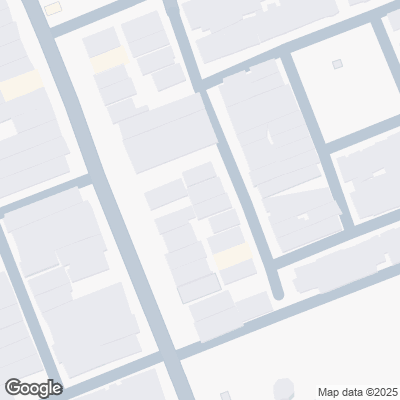
#> input picture data/delhi_grid_images/grid_10317.png, 400 x 400 px, found by its file name; its folder holds only this picture in this run
$ jupyter execute cv_features.ipynb
#> lines starting #> are read from the running program, lines starting #| are printed output that depends on the picture
#### Extracting computer vision features

[cell 1]
import cv2 as cv

[cell 2]
img = cv.imread(
    "/Users/saranyapal/Developer/grid-determination-bizom/data/delhi_grid_images/grid_64491.png"
)

cv.imshow("Image", img)
cv.waitKey(0)
cv.destroyAllWindows()

[cell 3]
#   CV features description:

#   1. edge_density (Proxy for Building Dispersion/Clutter)
#   A tightly packed Kirana market (High Potential) has thousands of tiny,
#   overlapping roofs, creating massive high-frequency visual noise
#   Canny Edge Detector

#   2. structural_complexity_score (Proxy for Intersections & Connectivity)
#   Perfect road skeletonization is often prone to errors. A more robust metric is
#   counting the absolute number of geometric corners in the image
#   Shi-Tomasi Corner Detection

#   3. green_cover_ratio (The Breathability Index)
#   High-potential FMCG grids in India are often concrete jungles with near-zero greenery
#   Convert to HSV color space

[cell 4]
import cv2
import os
import numpy as np
import pandas as pd
from tqdm.auto import tqdm

[cell 5]
# Define your directory
IMAGE_DIR = (
    "/Users/saranyapal/Developer/grid-determination-bizom/data/delhi_grid_images"
)

[cell 6]
def extract_image_features(image_path):
    img = cv2.imread(image_path)
#> img is the input picture: shape (400, 400, 3); mean B, G, R 237.4, 233.3, 231.4
    if img is None:
        return None

    total_pixels = img.shape[0] * img.shape[1]
#> total_pixels = 160000
    hsv = cv2.cvtColor(img, cv2.COLOR_BGR2HSV)
#> hsv: shape (400, 400, 3); mean H, S, V 69.7, 7.9, 238
    lower_green = np.array([25, 30, 30])
    upper_green = np.array([95, 255, 255])

    green_mask = cv2.inRange(hsv, lower_green, upper_green)
#> green_mask: shape (400, 400); every value is 0
    green_pixels = cv2.countNonZero(green_mask)
#> green_pixels = 0
    green_cover_ratio = green_pixels / total_pixels
#> green_cover_ratio = 0

    gray = cv2.cvtColor(img, cv2.COLOR_BGR2GRAY)
    blurred = cv2.GaussianBlur(gray, (3, 3), 0)

    edges = cv2.Canny(blurred, 50, 150)
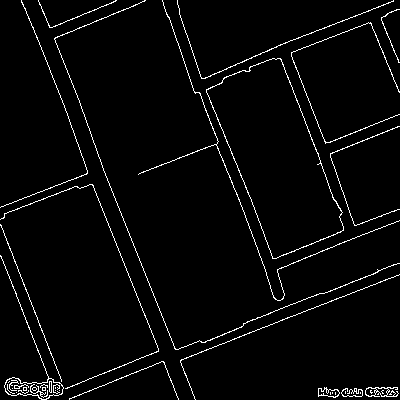
#> edges: shape (400, 400); 3.1% white in thin lines or dots
    edge_pixels = cv2.countNonZero(edges)
#> edge_pixels = 4924
    edge_density = edge_pixels / total_pixels
#> edge_density = 0.0308

    corners = cv2.goodFeaturesToTrack(
        gray, maxCorners=10000, qualityLevel=0.01, minDistance=5
    )
#> corners = 116 rows, first 8: [50, 381], [319, 388], [59, 387], [50, 392], [325, 388], [14, 386], [393, 390], [336, 391]
    corner_count = len(corners) if corners is not None else 0
#> corner_count = 116
    structural_complexity = (corner_count / total_pixels) * 10000
#> structural_complexity = 7.25

    return {
        "green_cover_ratio": green_cover_ratio,
        "edge_density": edge_density,
        "structural_complexity": structural_complexity,
    }

[cell 7]
features_list = []
valid_extensions = ".png"

for filename in tqdm(os.listdir(IMAGE_DIR)):
    if filename.lower().endswith(valid_extensions):
        try:
            grid_id = int(filename.split("_")[1].split(".")[0])
        except (IndexError, ValueError):
            continue

        filepath = os.path.join(IMAGE_DIR, filename)
        features = extract_image_features(filepath)
#> features = {'green_cover_ratio': 0, 'edge_density': 0.0308, 'structural_complexity': 7.25}

        if features:
            features["grid_id"] = grid_id
            features_list.append(features)

image_features_df = pd.DataFrame(features_list)
#> image_features_df = table of 1 rows and 4 columns

[cell 8]
sorted_image_features_df = image_features_df.sort_values(
    by="grid_id", ascending=True
).reset_index(drop=True)
#> sorted_image_features_df = table of 1 rows and 4 columns

[cell 9]
sorted_image_features_df.head()
#> Out = table of 1 rows and 4 columns

[cell 10]
from matplotlib import pyplot as plt
import seaborn as sns

[cell 11]
sorted_image_features_df.drop(columns="grid_id", axis=1).corr()
#> Out = table of 3 rows and 3 columns

[cell 12]
plt.figure(figsize=(10, 8))
sns.heatmap(
    sorted_image_features_df.drop(columns="grid_id", axis=1).corr(),
    annot=True,
    fmt=".2f",
    cmap="coolwarm",
    vmin=-1,
    vmax=1,
    center=0,
    square=True,
    linewidths=0.5,
)

plt.title("Correlation Matrix of InitialFeatures", fontsize=16)
plt.tight_layout()
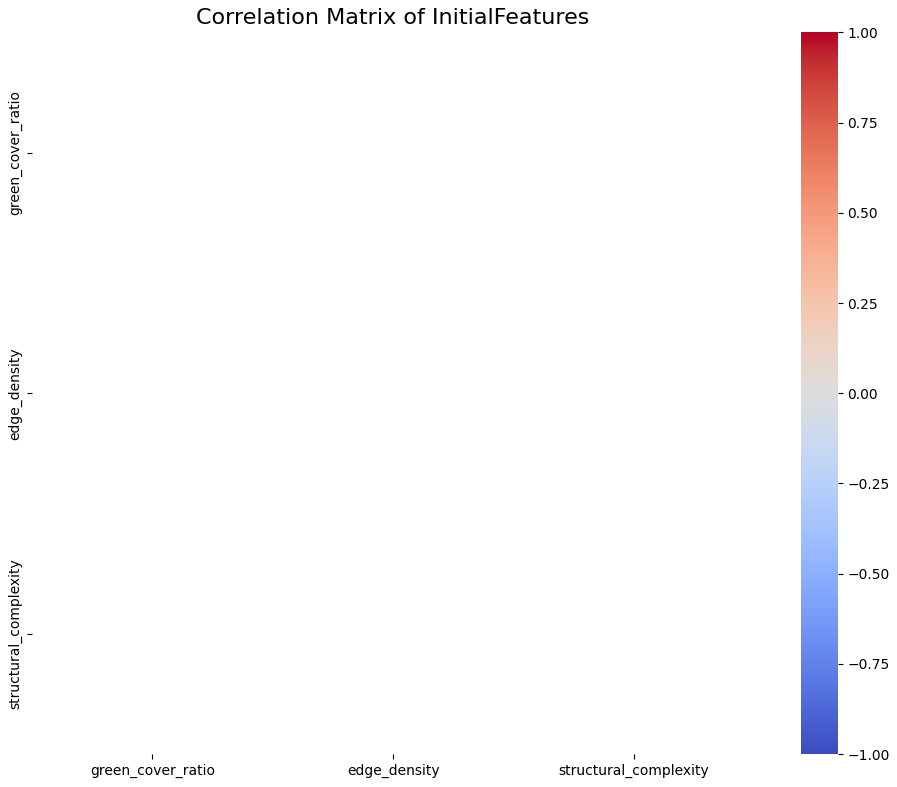
#> figure drawn by matplotlib, 2 panels

$ run again, on data/delhi_grid_images/grid_12458.png
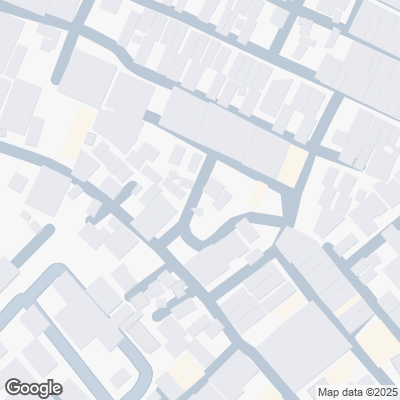
#> input picture data/delhi_grid_images/grid_12458.png, 400 x 400 px, found by its file name
#> in extract_image_features, img is the input picture: shape (400, 400, 3); mean B, G, R 236.4, 231.9, 229.7
#> hsv: shape (400, 400, 3); mean H, S, V 78.7, 9.1, 237.1
#> green_mask: shape (400, 400); every value is 0
#> green_pixels = 0
#> in extract_image_features, `edges = cv2.Canny(blurred, 50, 150)`:
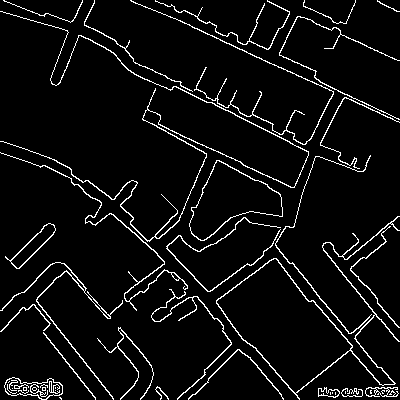
#> edges: shape (400, 400); 5.6% white in thin lines or dots
#> edge_pixels = 9030
#> edge_density = 0.0564
#> corners = 297 rows, first 8: [319, 388], [50, 392], [14, 386], [50, 381], [325, 388], [58, 387], [20, 386], [46, 386]
#> corner_count = 297
#> structural_complexity = 18.56
#> features = {'green_cover_ratio': 0, 'edge_density': 0.0564, 'structural_complexity': 18.56}
#> image_features_df = table of 1 rows and 4 columns
#> `sorted_image_features_df.drop(columns="grid_id", axis=1).corr()`: Out = table of 3 rows and 3 columns

$ run again, on data/delhi_grid_images/grid_13084.png
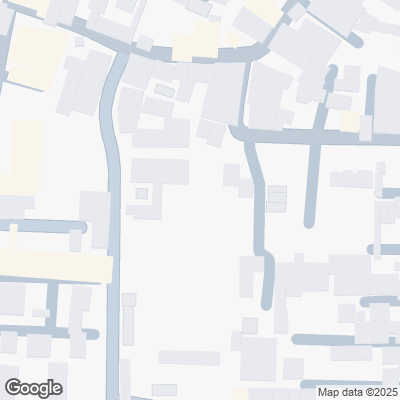
#> input picture data/delhi_grid_images/grid_13084.png, 400 x 400 px, found by its file name
#> in extract_image_features, img is the input picture: shape (400, 400, 3); mean B, G, R 239.1, 236.6, 235.6
#> hsv: shape (400, 400, 3); mean H, S, V 52.7, 7.1, 240.6
#> green_mask: shape (400, 400); every value is 0
#> green_pixels = 0
#> in extract_image_features, `edges = cv2.Canny(blurred, 50, 150)`:
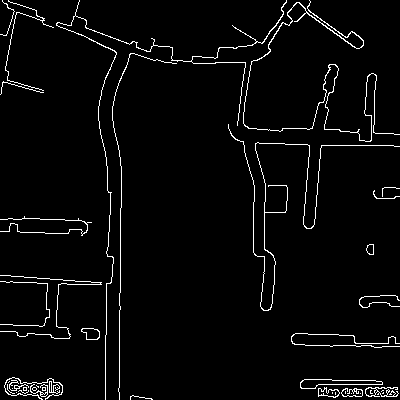
#> edges: shape (400, 400); 3.4% white in thin lines or dots
#> edge_pixels = 5381
#> edge_density = 0.0336
#> corners = 265 rows, first 8: [14, 386], [50, 381], [50, 392], [319, 388], [59, 387], [46, 386], [344, 391], [336, 391]
#> corner_count = 265
#> structural_complexity = 16.56
#> features = {'green_cover_ratio': 0, 'edge_density': 0.0336, 'structural_complexity': 16.56}
#> image_features_df = table of 1 rows and 4 columns
#> `sorted_image_features_df.drop(columns="grid_id", axis=1).corr()`: Out = table of 3 rows and 3 columns

$ run again, on data/delhi_grid_images/grid_13891.png
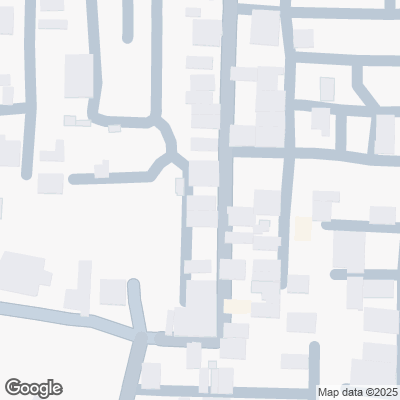
#> input picture data/delhi_grid_images/grid_13891.png, 400 x 400 px, found by its file name
#> in extract_image_features, img is the input picture: shape (400, 400, 3); mean B, G, R 238.1, 234.5, 232.4
#> hsv: shape (400, 400, 3); mean H, S, V 48.6, 7.8, 238.7
#> green_mask: shape (400, 400); every value is 0
#> green_pixels = 0
#> in extract_image_features, `edges = cv2.Canny(blurred, 50, 150)`:
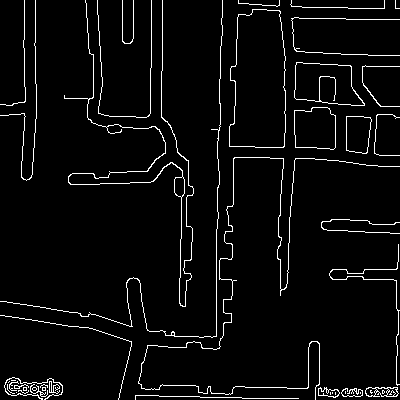
#> edges: shape (400, 400); 4.3% white in thin lines or dots
#> edge_pixels = 6804
#> edge_density = 0.0425
#> corners = 237 rows, first 8: [319, 388], [325, 388], [14, 386], [50, 392], [50, 381], [393, 390], [336, 391], [46, 386]
#> corner_count = 237
#> structural_complexity = 14.81
#> features = {'green_cover_ratio': 0, 'edge_density': 0.0425, 'structural_complexity': 14.81}
#> image_features_df = table of 1 rows and 4 columns
#> `sorted_image_features_df.drop(columns="grid_id", axis=1).corr()`: Out = table of 3 rows and 3 columns

$ run again, on data/delhi_grid_images/grid_1061.png
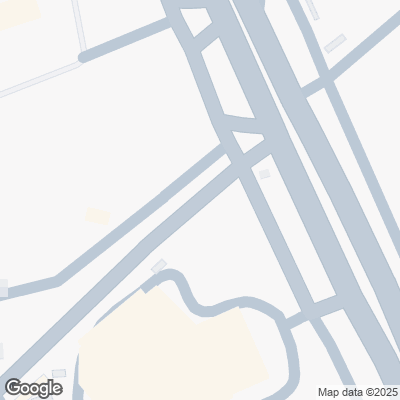
#> input picture data/delhi_grid_images/grid_1061.png, 400 x 400 px, found by its file name
#> in extract_image_features, img is the input picture: shape (400, 400, 3); mean B, G, R 236, 233.6, 231.4
#> hsv: shape (400, 400, 3); mean H, S, V 34.7, 10.1, 238.2
#> green_mask: shape (400, 400); every value is 0
#> green_pixels = 0
#> in extract_image_features, `edges = cv2.Canny(blurred, 50, 150)`:
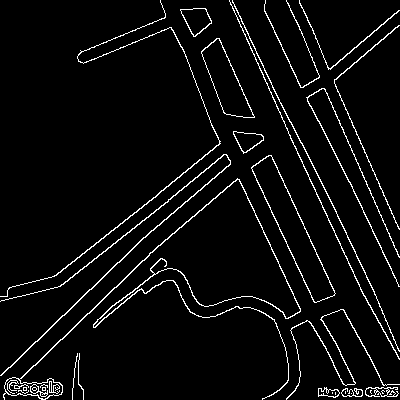
#> edges: shape (400, 400); 4.6% white in thin lines or dots
#> edge_pixels = 7360
#> edge_density = 0.046
#> corners = 101 rows, first 8: [319, 388], [50, 392], [14, 386], [50, 381], [325, 388], [46, 386], [336, 391], [386, 395]
#> corner_count = 101
#> structural_complexity = 6.31
#> features = {'green_cover_ratio': 0, 'edge_density': 0.046, 'structural_complexity': 6.31}
#> image_features_df = table of 1 rows and 4 columns
#> `sorted_image_features_df.drop(columns="grid_id", axis=1).corr()`: Out = table of 3 rows and 3 columns
